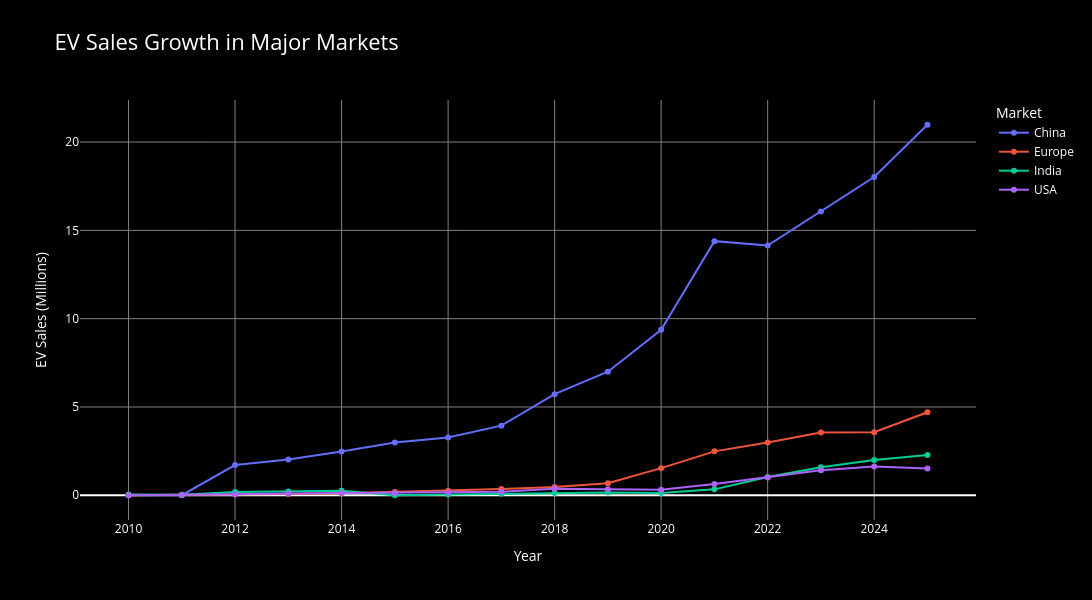

The notebook cell this image was saved under:
### Code cell
# PART 38: Visualize major EV market growth

fig = px.line(
    major_market_sales,
    x="year",
    y="sales_millions",
    color="region_country",
    markers=True,
    title="EV Sales Growth in Major Markets",
    labels={
        "year":"Year",
        "sales_millions":"EV Sales (Millions)",
        "region_country":"Market"
    }
)

fig.update_layout(
    width=1200,
    height=600,
    paper_bgcolor="black",
    plot_bgcolor="black",
    font=dict(color="white"),
    title_font=dict(color="white",size=22),
    xaxis=dict(
        title="Year",
        color="white",
        gridcolor="gray"
    ),
    yaxis=dict(
        title="EV Sales (Millions)",
        color="white",
        gridcolor="gray"
    ),
    legend=dict(
        font=dict(color="white")
    ),
    hovermode="x unified"
)

fig.show()

### Figure 1 — Plotly figure (JSON) as saved in the notebook; plotly's stock layout.template omitted (floating-point values rounded to 4 significant figures)
{"data": [{"hovertemplate": "Market=China<br>Year=%{x}<br>EV Sales (Millions)=%{y}<extra></extra>", "legendgroup": "China", "line": {"color": "#636efa", "dash": "solid"}, "marker": {"symbol": "circle"}, "mode": "lines+markers", "name": "China", "orientation": "v", "showlegend": true, "type": "scatter", "x": [2010, 2011, 2012, 2013, 2014, 2015, 2016, 2017, 2018, 2019, 2020, 2021, 2022, 2023, 2024, 2025], "xaxis": "x", "y": [0.00249, 0.00585, 1.712, 2.02, 2.484, 2.984, 3.271, 3.942, 5.724, 6.997, 9.372, 14.39, 14.14, 16.06, 18.02, 20.98], "yaxis": "y"}, {"hovertemplate": "Market=Europe<br>Year=%{x}<br>EV Sales (Millions)=%{y}<extra></extra>", "legendgroup": "Europe", "line": {"color": "#EF553B", "dash": "solid"}, "marker": {"symbol": "circle"}, "mode": "lines+markers", "name": "Europe", "orientation": "v", "showlegend": true, "type": "scatter", "x": [2010, 2011, 2012, 2013, 2014, 2015, 2016, 2017, 2018, 2019, 2020, 2021, 2022, 2023, 2024, 2025], "xaxis": "x", "y": [0.003526, 0.01354, 0.04699, 0.07494, 0.1141, 0.1841, 0.2619, 0.3567, 0.4713, 0.6769, 1.536, 2.486, 2.988, 3.559, 3.572, 4.7], "yaxis": "y"}, {"hovertemplate": "Market=India<br>Year=%{x}<br>EV Sales (Millions)=%{y}<extra></extra>", "legendgroup": "India", "line": {"color": "#00cc96", "dash": "solid"}, "marker": {"symbol": "circle"}, "mode": "lines+markers", "name": "India", "orientation": "v", "showlegend": true, "type": "scatter", "x": [2010, 2011, 2012, 2013, 2014, 2015, 2016, 2017, 2018, 2019, 2020, 2021, 2022, 2023, 2024, 2025], "xaxis": "x", "y": [0.04045, 0.0314, 0.1902, 0.2104, 0.261, 0.00745, 0.04994, 0.08714, 0.1326, 0.1619, 0.1264, 0.3349, 1.031, 1.585, 2.001, 2.284], "yaxis": "y"}, {"hovertemplate": "Market=USA<br>Year=%{x}<br>EV Sales (Millions)=%{y}<extra></extra>", "legendgroup": "USA", "line": {"color": "#ab63fa", "dash": "solid"}, "marker": {"symbol": "circle"}, "mode": "lines+markers", "name": "USA", "orientation": "v", "showlegend": true, "type": "scatter", "x": [2010, 2011, 2012, 2013, 2014, 2015, 2016, 2017, 2018, 2019, 2020, 2021, 2022, 2023, 2024, 2025], "xaxis": "x", "y": [0.00121, 0.01818, 0.05428, 0.09875, 0.1223, 0.1133, 0.162, 0.2024, 0.3633, 0.3369, 0.3087, 0.6394, 1.01, 1.418, 1.624, 1.516], "yaxis": "y"}], "layout": {"font": {"color": "white"}, "height": 600, "hovermode": "x unified", "legend": {"font": {"color": "white"}, "title": {"text": "Market"}, "tracegroupgap": 0}, "paper_bgcolor": "black", "plot_bgcolor": "black", "title": {"font": {"color": "white", "size": 22}, "text": "EV Sales Growth in Major Markets"}, "width": 1200, "xaxis": {"anchor": "y", "color": "white", "domain": [0, 1], "gridcolor": "gray", "title": {"text": "Year"}}, "yaxis": {"anchor": "x", "color": "white", "domain": [0, 1], "gridcolor": "gray", "title": {"text": "EV Sales (Millions)"}}}}
